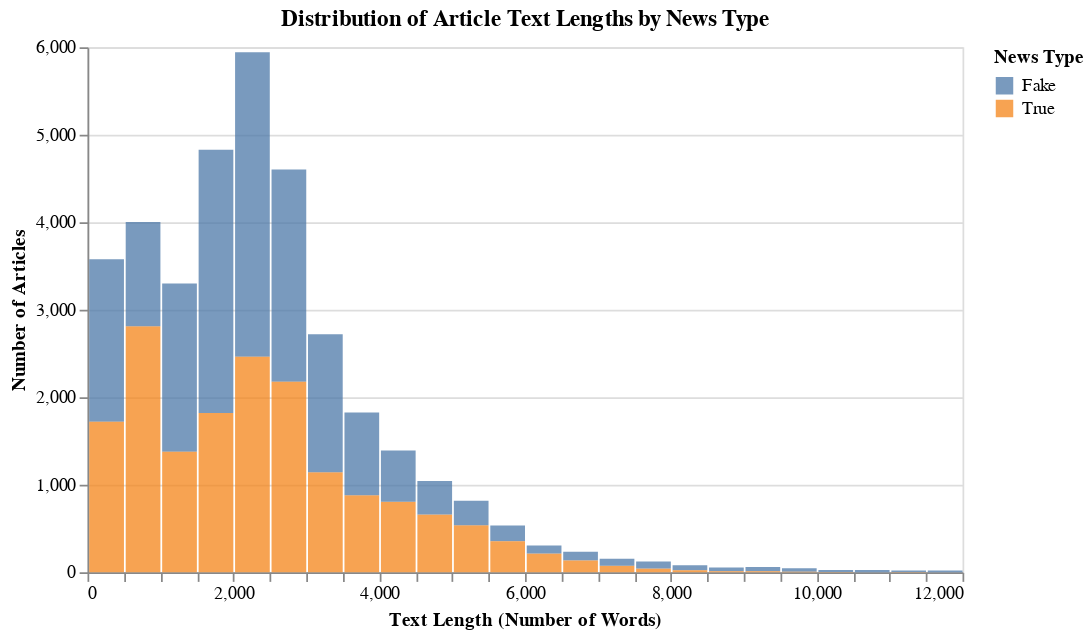

Source (notebook cell):
### Code cell
filtered_df = train_df[train_df['text_length'] < 12000]

text_length_hist = alt.Chart(filtered_df).mark_bar(opacity=0.75).encode(
    x=alt.X('text_length',
            bin=alt.Bin(maxbins=30),
            title='Text Length (Number of Words)'),
    y=alt.Y('count()', title='Number of Articles'),
    color=alt.Color('target', title='News Type')
).properties(
    title='Distribution of Article Text Lengths by News Type',
    height=300,
    width=500
)

text_length_hist

### Figure 1 — Vega specification as saved in the notebook (floating-point values rounded to 4 significant figures)
{"$schema": "https://vega.github.io/schema/vega/v6.json", "data": [{"name": "source_0", "values": [{"__count_end": 4602.0, "__count_start": 2176.0, "bin_maxbins_30_text_length": 2500.0, "bin_maxbins_30_text_length_end": 3000.0, "target": "Fake"}, {"__count_end": 5944.0, "__count_start": 2463.0, "bin_maxbins_30_text_length": 2000.0, "bin_maxbins_30_text_length_end": 2500.0, "target": "Fake"}, {"__count_end": 805.0, "__count_start": 0.0, "bin_maxbins_30_text_length": 4000.0, "bin_maxbins_30_text_length_end": 4500.0, "target": "True"}, {"__count_end": 1143.0, "__count_start": 0.0, "bin_maxbins_30_text_length": 3000.0, "bin_maxbins_30_text_length_end": 3500.0, "target": "True"}, {"__count_end": 2176.0, "__count_start": 0.0, "bin_maxbins_30_text_length": 2500.0, "bin_maxbins_30_text_length_end": 3000.0, "target": "True"}, {"__count_end": 2720.0, "__count_start": 1143.0, "bin_maxbins_30_text_length": 3000.0, "bin_maxbins_30_text_length_end": 3500.0, "target": "Fake"}, {"__count_end": 1821.0, "__count_start": 0.0, "bin_maxbins_30_text_length": 1500.0, "bin_maxbins_30_text_length_end": 2000.0, "target": "True"}, {"__count_end": 4830.0, "__count_start": 1821.0, "bin_maxbins_30_text_length": 1500.0, "bin_maxbins_30_text_length_end": 2000.0, "target": "Fake"}, {"__count_end": 3300.0, "__count_start": 1378.0, "bin_maxbins_30_text_length": 1000.0, "bin_maxbins_30_text_length_end": 1500.0, "target": "Fake"}, {"__count_end": 2463.0, "__count_start": 0.0, "bin_maxbins_30_text_length": 2000.0, "bin_maxbins_30_text_length_end": 2500.0, "target": "True"}, {"__count_end": 879.0, "__count_start": 0.0, "bin_maxbins_30_text_length": 3500.0, "bin_maxbins_30_text_length_end": 4000.0, "target": "True"}, {"__count_end": 1378.0, "__count_start": 0.0, "bin_maxbins_30_text_length": 1000.0, "bin_maxbins_30_text_length_end": 1500.0, "target": "True"}, {"__count_end": 1826.0, "__count_start": 879.0, "bin_maxbins_30_text_length": 3500.0, "bin_maxbins_30_text_length_end": 4000.0, "target": "Fake"}, {"__count_end": 3578.0, "__count_start": 1720.0, "bin_maxbins_30_text_length": 0.0, "bin_maxbins_30_text_length_end": 500.0, "target": "Fake"}, {"__count_end": 2812.0, "__count_start": 0.0, "bin_maxbins_30_text_length": 500.0, "bin_maxbins_30_text_length_end": 1000.0, "target": "True"}, {"__count_end": 4002.0, "__count_start": 2812.0, "bin_maxbins_30_text_length": 500.0, "bin_maxbins_30_text_length_end": 1000.0, "target": "Fake"}, {"__count_end": 1720.0, "__count_start": 0.0, "bin_maxbins_30_text_length": 0.0, "bin_maxbins_30_text_length_end": 500.0, "target": "True"}, {"__count_end": 537.0, "__count_start": 0.0, "bin_maxbins_30_text_length": 5000.0, "bin_maxbins_30_text_length_end": 5500.0, "target": "True"}, {"__count_end": 1392.0, "__count_start": 805.0, "bin_maxbins_30_text_length": 4000.0, "bin_maxbins_30_text_length_end": 4500.0, "target": "Fake"}, {"__count_end": 660.0, "__count_start": 0.0, "bin_maxbins_30_text_length": 4500.0, "bin_maxbins_30_text_length_end": 5000.0, "target": "True"}, {"__count_end": 533.0, "__count_start": 354.0, "bin_maxbins_30_text_length": 5500.0, "bin_maxbins_30_text_length_end": 6000.0, "target": "Fake"}, {"__count_end": 234.0, "__count_start": 133.0, "bin_maxbins_30_text_length": 6500.0, "bin_maxbins_30_text_length_end": 7000.0, "target": "Fake"}, {"__count_end": 816.0, "__count_start": 537.0, "bin_maxbins_30_text_length": 5000.0, "bin_maxbins_30_text_length_end": 5500.0, "target": "Fake"}, {"__count_end": 74.0, "__count_start": 0.0, "bin_maxbins_30_text_length": 7000.0, "bin_maxbins_30_text_length_end": 7500.0, "target": "True"}, {"__count_end": 46.0, "__count_start": 5.0, "bin_maxbins_30_text_length": 9500.0, "bin_maxbins_30_text_length_end": 10000.0, "target": "Fake"}, {"__count_end": 354.0, "__count_start": 0.0, "bin_maxbins_30_text_length": 5500.0, "bin_maxbins_30_text_length_end": 6000.0, "target": "True"}, {"__count_end": 215.0, "__count_start": 0.0, "bin_maxbins_30_text_length": 6000.0, "bin_maxbins_30_text_length_end": 6500.0, "target": "True"}, {"__count_end": 42.0, "__count_start": 0.0, "bin_maxbins_30_text_length": 7500.0, "bin_maxbins_30_text_length_end": 8000.0, "target": "True"}, {"__count_end": 133.0, "__count_start": 0.0, "bin_maxbins_30_text_length": 6500.0, "bin_maxbins_30_text_length_end": 7000.0, "target": "True"}, {"__count_end": 1042.0, "__count_start": 660.0, "bin_maxbins_30_text_length": 4500.0, "bin_maxbins_30_text_length_end": 5000.0, "target": "Fake"}, {"__count_end": 53.0, "__count_start": 11.0, "bin_maxbins_30_text_length": 8500.0, "bin_maxbins_30_text_length_end": 9000.0, "target": "Fake"}, {"__count_end": 26.0, "__count_start": 1.0, "bin_maxbins_30_text_length": 10500.0, "bin_maxbins_30_text_length_end": 11000.0, "target": "Fake"}, {"__count_end": 123.0, "__count_start": 42.0, "bin_maxbins_30_text_length": 7500.0, "bin_maxbins_30_text_length_end": 8000.0, "target": "Fake"}, {"__count_end": 305.0, "__count_start": 215.0, "bin_maxbins_30_text_length": 6000.0, "bin_maxbins_30_text_length_end": 6500.0, "target": "Fake"}, {"__count_end": 81.0, "__count_start": 22.0, "bin_maxbins_30_text_length": 8000.0, "bin_maxbins_30_text_length_end": 8500.0, "target": "Fake"}, {"__count_end": 22.0, "__count_start": 0.0, "bin_maxbins_30_text_length": 8000.0, "bin_maxbins_30_text_length_end": 8500.0, "target": "True"}, {"__count_end": 154.0, "__count_start": 74.0, "bin_maxbins_30_text_length": 7000.0, "bin_maxbins_30_text_length_end": 7500.0, "target": "Fake"}, {"__count_end": 19.0, "__count_start": 2.0, "bin_maxbins_30_text_length": 11000.0, "bin_maxbins_30_text_length_end": 11500.0, "target": "Fake"}, {"__count_end": 61.0, "__count_start": 11.0, "bin_maxbins_30_text_length": 9000.0, "bin_maxbins_30_text_length_end": 9500.0, "target": "Fake"}, {"__count_end": 5.0, "__count_start": 0.0, "bin_maxbins_30_text_length": 9500.0, "bin_maxbins_30_text_length_end": 10000.0, "target": "True"}, {"__count_end": 11.0, "__count_start": 0.0, "bin_maxbins_30_text_length": 8500.0, "bin_maxbins_30_text_length_end": 9000.0, "target": "True"}, {"__count_end": 20.0, "__count_start": 0.0, "bin_maxbins_30_text_length": 11500.0, "bin_maxbins_30_text_length_end": 12000.0, "target": "Fake"}, {"__count_end": 11.0, "__count_start": 0.0, "bin_maxbins_30_text_length": 9000.0, "bin_maxbins_30_text_length_end": 9500.0, "target": "True"}, {"__count_end": 27.0, "__count_start": 4.0, "bin_maxbins_30_text_length": 10000.0, "bin_maxbins_30_text_length_end": 10500.0, "target": "Fake"}, {"__count_end": 4.0, "__count_start": 0.0, "bin_maxbins_30_text_length": 10000.0, "bin_maxbins_30_text_length_end": 10500.0, "target": "True"}, {"__count_end": 2.0, "__count_start": 0.0, "bin_maxbins_30_text_length": 11000.0, "bin_maxbins_30_text_length_end": 11500.0, "target": "True"}, {"__count_end": 1.0, "__count_start": 0.0, "bin_maxbins_30_text_length": 10500.0, "bin_maxbins_30_text_length_end": 11000.0, "target": "True"}]}, {"name": "source_0_color_domain_target", "values": [{"target": "Fake"}, {"target": "True"}]}], "signals": [{"name": "bin_maxbins_30_text_length_bins", "value": {"fields": ["text_length"], "fname": "bin_text_length", "start": 0.0, "step": 500.0, "stop": 12000.0}}], "marks": [{"type": "rect", "name": "marks", "from": {"data": "source_0"}, "encode": {"update": {"opacity": {"value": 0.75}, "y": {"field": "__count_end", "scale": "y"}, "x2": {"field": "bin_maxbins_30_text_length", "scale": "x", "offset": {"signal": "0.5 + (abs(scale(\"x\", datum[\"bin_maxbins_30_text_length_end\"]) - scale(\"x\", datum[\"bin_maxbins_30_text_length\"])) < 0.25 ? -0.5 * (0.25 - (abs(scale(\"x\", datum[\"bin_maxbins_30_text_length_end\"]) - scale(\"x\", datum[\"bin_maxbins_30_text_length\"])))) : 0.5)"}}, "x": {"field": "bin_maxbins_30_text_length_end", "scale": "x", "offset": {"signal": "0.5 + (abs(scale(\"x\", datum[\"bin_maxbins_30_text_length_end\"]) - scale(\"x\", datum[\"bin_maxbins_30_text_length\"])) < 0.25 ? 0.5 * (0.25 - (abs(scale(\"x\", datum[\"bin_maxbins_30_text_length_end\"]) - scale(\"x\", datum[\"bin_maxbins_30_text_length\"])))) : -0.5)"}}, "y2": {"field": "__count_start", "scale": "y"}, "fill": {"field": "target", "scale": "color"}}}, "style": ["bar"]}], "scales": [{"name": "x", "type": "linear", "domain": {"signal": "[bin_maxbins_30_text_length_bins.start, bin_maxbins_30_text_length_bins.stop]"}, "range": [0, {"signal": "width"}], "bins": {"signal": "bin_maxbins_30_text_length_bins"}, "zero": false}, {"name": "y", "type": "linear", "domain": {"data": "source_0", "fields": ["__count_start", "__count_end"]}, "range": [{"signal": "height"}, 0], "nice": true, "zero": true}, {"name": "color", "type": "ordinal", "domain": {"data": "source_0_color_domain_target", "field": "target", "sort": true}, "range": "category"}], "axes": [{"scale": "y", "maxExtent": 0, "domain": false, "minExtent": 0, "labels": false, "orient": "left", "zindex": 0, "ticks": false, "gridScale": "x", "aria": false, "grid": true, "tickCount": {"signal": "ceil(height/40)"}}, {"scale": "x", "tickCount": {"signal": "ceil(width/10)"}, "zindex": 0, "orient": "bottom", "grid": false, "title": "Text Length (Number of Words)", "labelFlush": true, "labelOverlap": true}, {"scale": "y", "title": "Number of Articles", "grid": false, "orient": "left", "labelOverlap": true, "zindex": 0, "tickCount": {"signal": "ceil(height/40)"}}], "title": {"text": "Distribution of Article Text Lengths by News Type", "frame": "group"}, "padding": 5, "width": 500, "background": "white", "legends": [{"title": "News Type", "fill": "color", "symbolType": "square", "encode": {"symbols": {"update": {"opacity": {"value": 0.75}}}}}], "height": 300, "style": "cell"}
